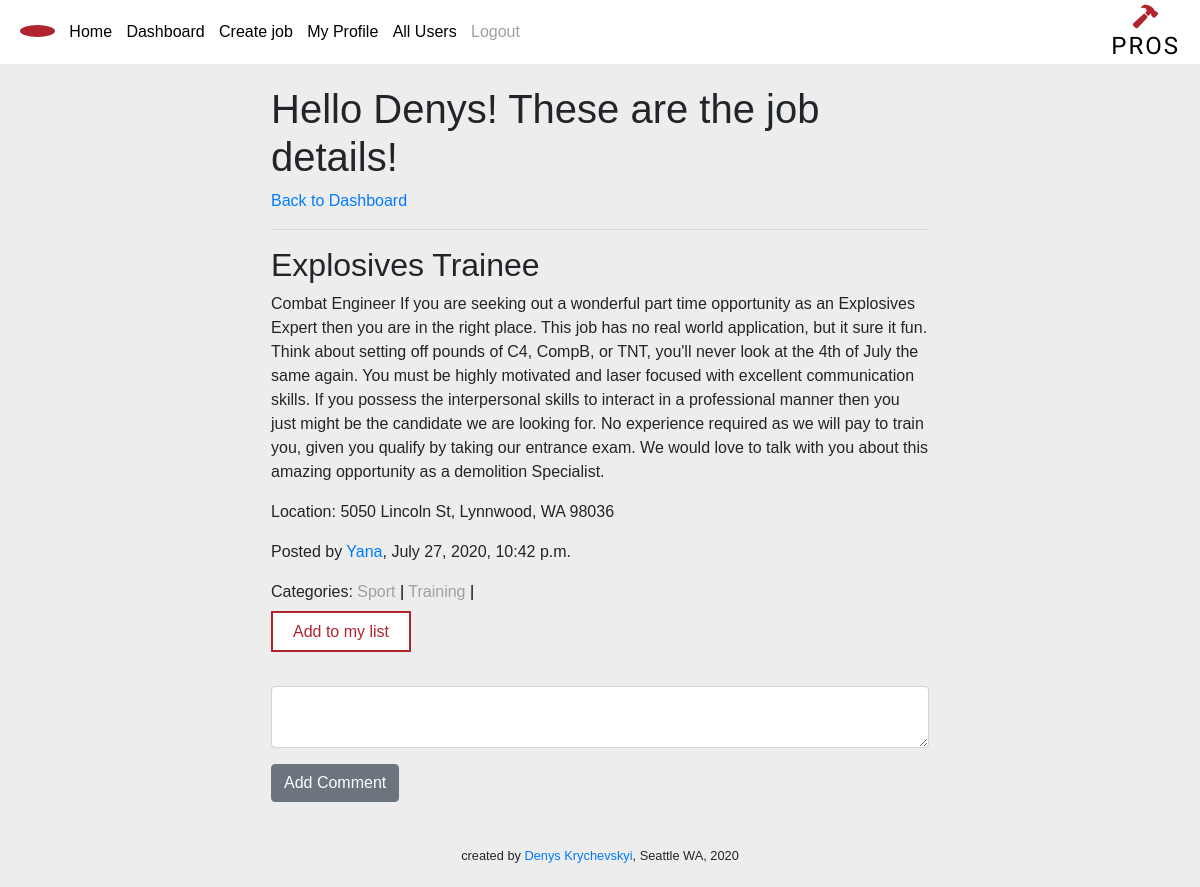
Before: /view/13 (signed in) with the older database file.
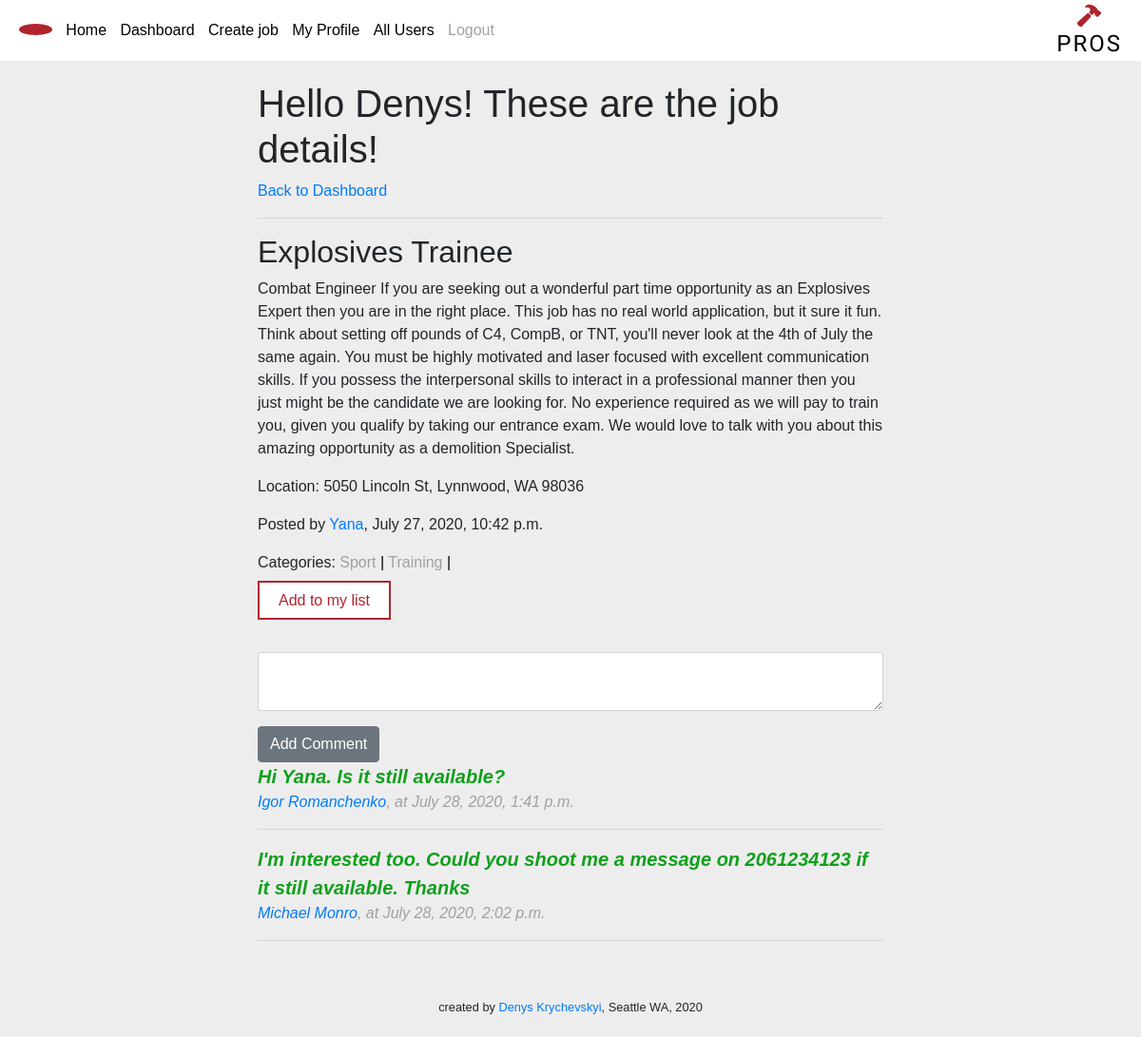
After: the same page with the newer database file.
### profi_app/models.py (models this page shows)
class User(models.Model):
    first_name = models.CharField(max_length = 255)
    last_name = models.CharField(max_length = 255)
    birth_date = models.DateTimeField()
    email = models.TextField()
    phone_num = models.IntegerField(blank=True, null = True)
    about = models.TextField(blank=True, null = True)
    password = models.TextField()
    created_at = models.DateTimeField(auto_now_add = True)
    updated_at = models.DateTimeField(auto_now = True)
    objects = UserManager()

class Job(models.Model):
    title = models.CharField(max_length = 255, null = True)
    description = models.TextField()
    location = models.CharField(max_length = 255)
    poster = models.ForeignKey(User, related_name = 'poster', on_delete=models.CASCADE)
    executor = models.ForeignKey(User, related_name = 'executor', on_delete=models.CASCADE, blank = True, null = True)
    created_at = models.DateTimeField(auto_now_add = True)
    updated_at = models.DateTimeField(auto_now = True)
    objects = JobManager()

class Category(models.Model):
    name = models.CharField(max_length = 255)
    job = models.ManyToManyField(Job, related_name = 'categories')
    created_at = models.DateTimeField(auto_now_add = True)
    updated_at = models.DateTimeField(auto_now = True)

class Comment(models.Model):
    comment = models.TextField(default = 'Hello')
    poster = models.ForeignKey(User, related_name = 'comments', on_delete=models.CASCADE) # Comments has a poster, User has comments
    job = models.ForeignKey(Job, related_name = 'comments', on_delete=models.CASCADE) # message where comment was posted on. Message has comments, but comment belongs to one message
    created_at = models.DateTimeField(auto_now_add = True)
    updated_at = models.DateTimeField(auto_now = True)

### profi_app/views.py (the view)
# urls.py: path('view/<int:job_id>', views.view_job),
def view_job(request, job_id):
    if 'user_id' in request.session:
        if len(Job.objects.filter(id = job_id)) > 0:
            context = {
                'cur_user': User.objects.get(id = request.session['user_id']),
                'needed_job':Job.objects.get(id = job_id)
            }
            return render(request, 'view_job.html', context)
        else:
            return redirect('/dashboard')
    else:
        context = {
            'needed_job':Job.objects.get(id = job_id)
        }
        return render(request, 'view_job.html', context)

### profi_app/templates/view_job.html (shortened to what this page needs)
<!DOCTYPE html>
<html lang="en">
<head>
    <link rel="stylesheet" href="https://stackpath.bootstrapcdn.com/bootstrap/4.5.0/css/bootstrap.min.css">
    {% load static %}
    <link rel="stylesheet" href="{% static 'css/style.css' %}">
</head>
<body>
    {% include 'navbar.html' %}
    <div class="success_page_container">
        <div class="page_container">
            <div class="display_flex">
                {% if request.session.user_id != null %}
                <h1>Hello {{ cur_user.first_name }}! These are the job details!</h1>
                {% else %}
                <h1>These are the job details!</h1>
                {% endif %}
                <a href="/dashboard">Back to Dashboard</a>
            </div>
            <hr>
            <h2>{{needed_job.title}}</h2>
            <p>{{needed_job.description}}</p>
            <p>Location: {{needed_job.location}}</p>
            <p>Posted by <a href="/user/{{needed_job.poster.id}}/profile">{{needed_job.poster.first_name}}</a>, {{needed_job.created_at}}</p>
            <p>Categories:
                {% for category in needed_job.categories.all %}
                <span class='cat_desc'>{{category.name}}<span class='vertical'> |</span></span>
                {% endfor %}
            </p>
            {% if request.session.user_id != null %}
                {%if needed_job.executor.id == null %}
                <a class='mybutton2' href="/add_job/{{needed_job.id}}">Add to my list</h3></a>
                {% endif %}
            {% endif %}
        </div>
    </div>
    {% if request.session.user_id != null %}
    <div class="page_container">
        <form action="/add_comment/{{needed_job.id}}" method="POST">
            <div class="form-group">
                <textarea  class="form-control" name="comment" id="comment"></textarea>
            </div>
            <button class = 'btn btn-secondary'>Add Comment</button>
        </form>
        {% for comment in needed_job.comments.all %}
        <div class="comment_container">
            <p class="comment_p">{{comment.comment}}</p>
            <div class="posted_info">
                <p class="postedby"><a href="/user/{{comment.poster.id}}/profile">{{comment.poster.first_name}} {{comment.poster.last_name}}</a>, at {{comment.created_at}}</p>
            </div>
        </div>
        <hr>
        {% endfor %}
    </div>
    {% else %}
    <div class="page_container">
        <small>*Please <a href="/login">login</a> to be able use full App</small>
    </div>
    {% endif %}
    {% include 'footer.html' %}
</body>
</html>

### profi_app/templates/navbar.html (shortened to what this page needs)
<div class="nav-container">
    <nav>
        <div id="menu_container">
            <ul class="menu_list_container">
                {% if request.session.user_id != null %}
                <a href="/user/{{ request.session.user_id }}/profile"><li id="initials">{{ request.session.initials }}</li></a>
                {% endif %}
                <li><a href="/">Home</a></li>
                <li><a href="/dashboard">Dashboard</a></li>
                {% if request.session.user_id != null %}
                <li><a href="/create_new_job">Create job</a></li>
                <li><a href="/user/{{ request.session.user_id }}/profile">My Profile</a></li>
                <li><a href="/all_users">All Users</a></li>
                {% endif %}
                <li>
                    {% if request.session.user_id != null %}
                    <a class="login_a" href="/logout">Logout</a>
                    {% else %}
                    <a class="login_a" href="/login">Login</a>
                    {% endif %}
                </li>
            </ul>
        </div>
        <div id="logo_container">
            <a href="/">
                <ion-icon name="hammer"></ion-icon>
                <h4>Pros</h4>
            </a>
        </div>
    </nav>
</div>

### profi_app/templates/footer.html
<footer>
    <small>created by <a href="https://www.linkedin.com/in/denys-krychevskyi/" target="_blank">Denys Krychevskyi</a>, Seattle WA, 2020</small>
</footer>

### profi_app/static/css/style.css (style rules this page uses)
* { margin: 0px; padding: 0px; -webkit-box-sizing: border-box; box-sizing: border-box; text-decoration: none; list-style: none; font-family: Arial, Helvetica, sans-serif; }
body { background-color: #ededed; }
.vertical { color: black; }
.nav-container { padding: 0 20px; background-color: #fff; height: 8vh; text-align: center; }
.nav-container nav { display: -webkit-box; display: -ms-flexbox; display: flex; -webkit-box-pack: justify; -ms-flex-pack: justify; justify-content: space-between; -webkit-box-align: center; -ms-flex-align: center; align-items: center; height: 8vh; }
.nav-container nav #menu_container .menu_list_container { margin-bottom: 0; color: black; display: -webkit-box; display: -ms-flexbox; display: flex; -webkit-box-align: center; -ms-flex-align: center; align-items: center; -webkit-box-pack: justify; -ms-flex-pack: justify; justify-content: space-between; min-width: 500px; max-width: 520px; }
.nav-container nav #menu_container .menu_list_container a #initials { background-color: #b0242e; border-radius: 50%; padding: 6px; min-width: 35px; text-transform: uppercase; color: #fff; }
.nav-container nav #menu_container .menu_list_container li { list-style: none; display: inline-block; }
.nav-container nav #menu_container .menu_list_container li a { color: black; }
.nav-container nav #menu_container .menu_list_container li .login_a { color: #a0a0a0; }
.nav-container nav #logo_container a { color: black; }
.nav-container nav #logo_container a ion-icon { color: #b0242e; font-size: 27px; margin-bottom: -5px; }
.nav-container nav #logo_container a h4 { color: black; text-transform: uppercase; margin-bottom: 0; font-family: 'Righteous', cursive; letter-spacing: 2px; }
body { overflow-x: hidden; }
footer { text-align: center; padding: 20px; }
footer small { margin: 0; padding: 0; }
.mybutton2 { min-width: 100px; padding: 10px 20px; text-align: center; background-color: #fff; border: 2px solid #b0242e; color: #b0242e; }
.cat_desc { color: #a0a0a0; }
.comment_p { color: #0ea01a; font-weight: bold; font-size: 20px; font-style: italic; margin-bottom: 0; }
.posted_info { color: #a0a0a0; font-style: italic; }
.page_container { max-width: 700px; padding: 20px; margin: 0 auto; border: 1px solid #ededed; }

Changed rows visible on the page:
added Comment: comment "Hi Yana. Is it still available?", poster.first_name "Igor", poster.last_name "Romanchenko", created_at "July 28, 2020, 1:41 p.m."
added Comment: comment "I'm interested too. Could you shoot me a message on 2061234123 if it still available. Thanks", poster.first_name "Michael", poster.last_name "Monro", created_at "July 28, 2020, 2:02 p.m."
